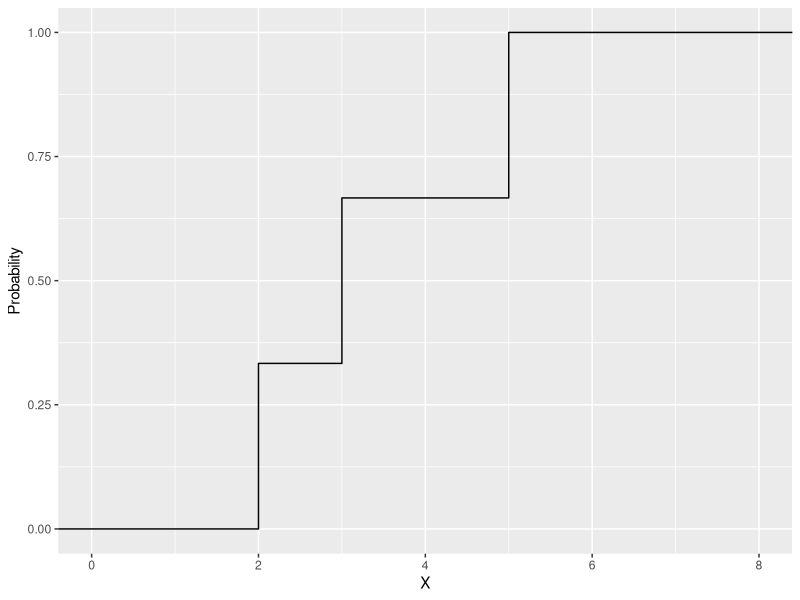
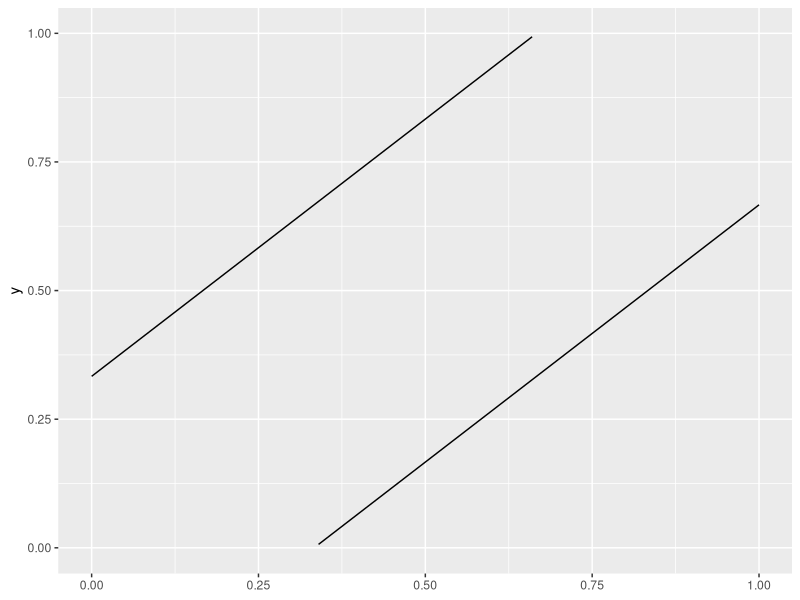

Write R code to recreate these figures, in order.
## ---- chunk 1
knitr::opts_chunk$set(echo = TRUE)
## ---- chunk 2
library(ggplot2)
library(tidyverse)
## ---- chunk 3
q2 = tibble(
  X = c(2,3,5),
  P = c(1/10,1/10,8/10)
)

ggplot(q2, aes(X)) +
  stat_ecdf(geom = "step") +
  ylab("Probability") +
  xlim(0,8)
## ---- chunk 4
ggplot() +
  xlim(0,1) +
  ylim(0,1) +
  stat_function(fun = function(x) { x - 1/3 },
                geom = "line") +
  stat_function(fun = function(x) { x + 1/3 },
                geom = "line")


